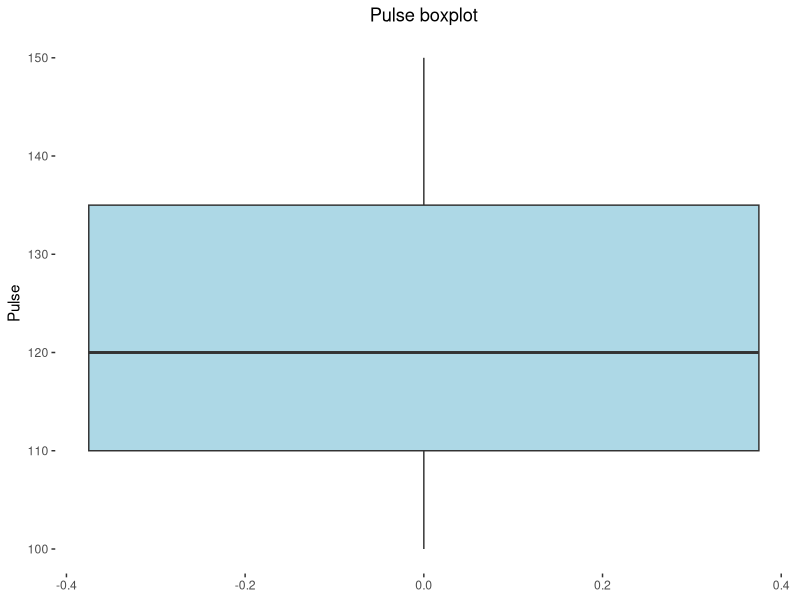

Recreate this plot in R.
## ---- chunk 1
# Load ggplot2 library
library(ggplot2) 

# Create a data frame
Data_Frame <- data.frame (
  Training = c("Strength", "Stamina", "Other"),
  Pulse = c(100, 150, 120),
  Duration = c(60, 30, 45)
)

# Create a boxplot of pulse
ggplot(Data_Frame, aes(y = Pulse)) +
  # add a colour argument
  geom_boxplot(fill = "lightblue") + 
  #add a title 
  ggtitle("Pulse boxplot") + 
  # Move title to the center
  theme(plot.title = element_text(hjust = 0.5)) + 
  # Remove the gray background panel 
  theme(panel.background = element_blank()) # remove background
